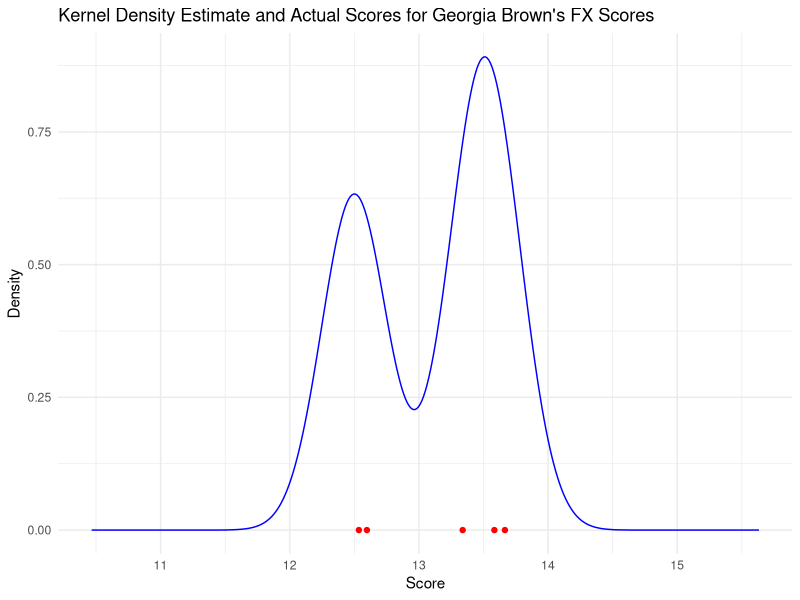
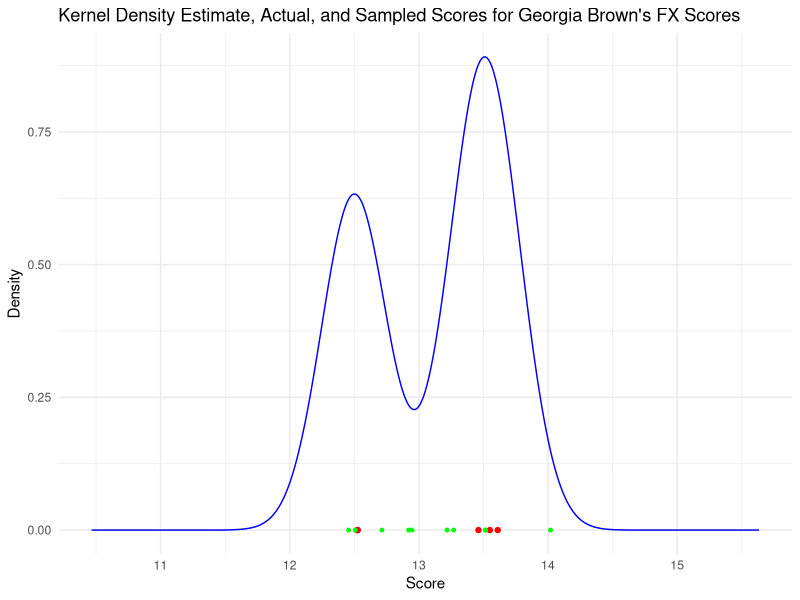

These figures' R source, in order:
## ---- chunk 1
knitr::opts_chunk$set(echo = TRUE)
## ---- chunk 2
library(tidyverse)
library(data.table)
library(ggplot2)
library(purrr)
library(dplyr)
## ---- chunk 3
women_scores <- read.csv("cleaned data/restricted_women_2023.csv") %>% 
  select(Country, FullName, Apparatus, Score)
## ---- chunk 4
women_scores %>%
  distinct(FullName, .keep_all = TRUE) %>%  # Keep the first occurrence of each athlete
  group_by(Country) %>% 
  summarise(Count = n_distinct(FullName))
## ---- chunk 5
top_USA <- women_scores %>% 
  filter(Country == "USA") %>% 
  distinct(FullName, .keep_all=TRUE)
## ---- chunk 6

Score_List <- distinct(women_scores, FullName, Country)

## ---- chunk 7
points <- 1
name <- "BILES SIMONE"
col_name <- paste("event_", "BB", sep = "")

Score_List[which(Score_List$FullName == name), col_name] <- 3
## ---- chunk 8

results_sim <- function(events, women_scores) {
  Score_List <- distinct(women_scores, FullName, Country)

  

    for (name in Score_List$FullName) {
          for (event in events) {
            points <- simulate_score(name, event, women_scores)
            col_name <- paste("event_", event, sep = "")
            Score_List[which(Score_List$FullName == name), col_name] <- points
          }
    }
  Score_List$Total_Score <- rowSums(Score_List[, -c(1,2), drop = FALSE], na.rm = TRUE)

  winners <- Score_List %>% 
    arrange(desc(Total_Score)) %>% 
    slice(1:3)
  
  return(winners)
    
}
## ---- chunk 9
simulate_score <- function(name, event, women_scores) {
  result <- women_scores %>%
    filter(FullName == name, Apparatus == event) %>% 
    summarize(mean_score = mean(Score, na.rm = TRUE))
  
  return(result)
}
## ---- chunk 10
simulate_score("BILES SIMONE", "BB", women_scores)
## ---- chunk 11
results_sim(c("BB", "FX"), women_scores)
## ---- chunk 12
women_scores_here <- read.csv("cleaned data/restricted_women_2023.csv") %>% 
  select(Country, FullName, Apparatus, Score)

# first, making c(VT, VT1, VT2) all just VT
women_scores_VT_united <- women_scores_here %>%
  mutate(Apparatus = ifelse(Apparatus %in% c("VT1", "VT2"), "VT", Apparatus))

# dropping all NAs in the Score column (considering them as effectively "no attempt" or "no score for the simulation to consider")
women_scores_VT_united <- women_scores_VT_united %>%
  filter(!is.na(Score) & Score != 0)

min_score <- min(women_scores_VT_united$Score, na.rm = TRUE)
max_score <- max(women_scores_VT_united$Score, na.rm = TRUE)
print(min_score)
print(max_score)
# making the Dataframe where each row is an athlete. For each athlete, there are four columns (the different apparatuses) and in each column is a list of scores for that event.
women_scores_consolidated <- women_scores_VT_united %>%
  group_by(Country, FullName, Apparatus) %>%
  summarise(Scores = list(Score), .groups = 'drop')

# View the transformed data
# print(women_scores_consolidated)


# sanity check
#georgia_brown_FX_scores <- women_scores_consolidated %>%
#  filter(Country == "AUS", FullName == "BROWN GEORGIA", Apparatus == "UB") %>%
#  select(Scores) %>% 
#  unnest(Scores)

#georgia_brown_FX_scores

# Exporting women_scores_consolidated to a CSV file


## ---- chunk 13
# KernSmooth
# Deng and Wickham's Paper - https://vita.had.co.nz/papers/density-estimation.pdf
# Documentation for KernSmooth - https://cran.r-project.org/web/packages/KernSmooth/KernSmooth.pdf

georgia_brown_FX_scores <- women_scores_consolidated %>%
  filter(Country == "AUS", FullName == "BROWN GEORGIA", Apparatus == "UB") %>%
  select(Scores) %>% 
  unnest(Scores) %>%
  unlist() 

class(georgia_brown_FX_scores)
print(georgia_brown_FX_scores)


library(KernSmooth)


example_KDE_for_georgia_brown_FX_scores <- bkde(x = georgia_brown_FX_scores, kernel = "normal", canonical = FALSE, bandwidth = 0.25, gridsize = 401L, range.x = c(min(georgia_brown_FX_scores, na.rm = TRUE)-2, max(georgia_brown_FX_scores)+2), truncate = TRUE)


library(ggplot2)

kde_data <- data.frame(
  x = example_KDE_for_georgia_brown_FX_scores$x, 
  y = example_KDE_for_georgia_brown_FX_scores$y
)

# Convert actual scores to data frame for plotting
scores_data <- data.frame(score = georgia_brown_FX_scores)

# actual data values and the smoothed-out kernel density estimation
ggplot() +
  geom_line(data = kde_data, aes(x, y), color = "blue") +  # KDE line
  geom_jitter(data = scores_data, aes(x = score, y = 0), color = "red", width = 0.1, height = 0) +  # Actual scores
  labs(title = "Kernel Density Estimate and Actual Scores for Georgia Brown's FX Scores",
       x = "Score",
       y = "Density") +
  theme_minimal()



# Create a CDF from the KDE
kde_y_cumsum <- cumsum(example_KDE_for_georgia_brown_FX_scores$y)
cdf <- kde_y_cumsum / max(kde_y_cumsum)
sample_from_kde <- function(cdf, kde_x, n) {
  u <- runif(n)  # Generate uniform random numbers
  sampled_values <- numeric(n)
  for (i in 1:n) {
    # Find the closest value in CDF, then get corresponding x-value from KDE
    sampled_values[i] <- kde_x[which.min(abs(cdf - u[i]))]
  }
  return(sampled_values)
}

# Sample 10 scores from the KDE
sampled_scores <- sample_from_kde(cdf, example_KDE_for_georgia_brown_FX_scores$x, 10)



# actual data values and the smoothed-out kernel density estimation, and the sampled scores
sampled_scores_data <- data.frame(score = sampled_scores)

# Plot using ggplot
ggplot() +
  geom_line(data = kde_data, aes(x, y), color = "blue") +  # KDE line
  geom_jitter(data = scores_data, aes(x = score, y = 0), color = "red", width = 0.1, height = 0) +  # Actual scores
  geom_point(data = sampled_scores_data, aes(x = score, y = 0), color = "green", size = 1) +  # Sampled scores
  labs(title = "Kernel Density Estimate, Actual, and Sampled Scores for Georgia Brown's FX Scores",
       x = "Score",
       y = "Density") +
  theme_minimal()

